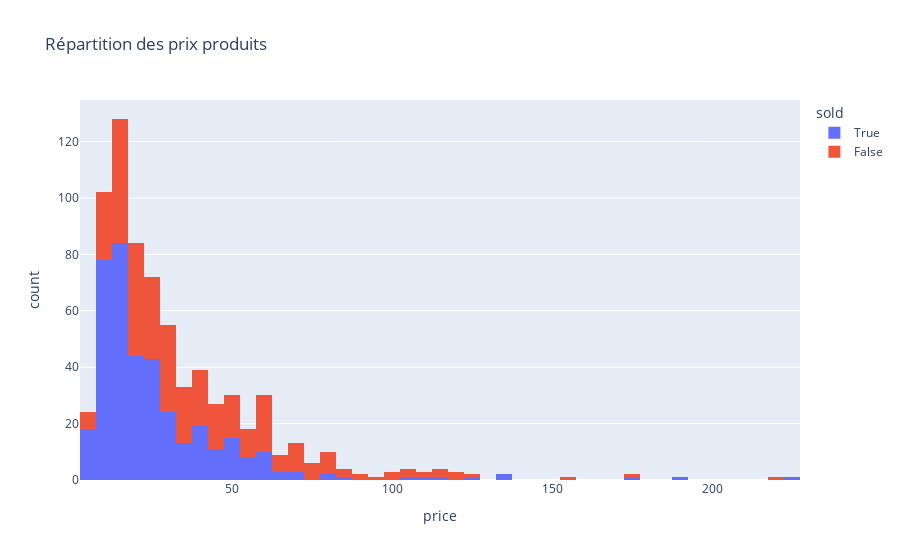

Notebook code for this chart:
### Code cell
# histogramme comparatif

df = total_base
fig = px.histogram(df, x="price", color="sold", title="Répartition des prix produits")
fig.show()

### Figure 1 — Plotly figure (JSON) as saved in the notebook; plotly's stock layout.template omitted (floating-point values rounded to 4 significant figures; data arrays with more than 128 entries replaced by an {"elided": "..."} marker saying what was removed)
{"data": [{"alignmentgroup": "True", "bingroup": "x", "hovertemplate": "sold=True<br>price=%{x}<br>count=%{y}<extra></extra>", "legendgroup": "True", "marker": {"color": "#636efa", "pattern": {"shape": ""}}, "name": "True", "offsetgroup": "True", "orientation": "v", "showlegend": true, "type": "histogram", "x": {"elided": "385 float values"}, "xaxis": "x", "yaxis": "y"}, {"alignmentgroup": "True", "bingroup": "x", "hovertemplate": "sold=False<br>price=%{x}<br>count=%{y}<extra></extra>", "legendgroup": "False", "marker": {"color": "#EF553B", "pattern": {"shape": ""}}, "name": "False", "offsetgroup": "False", "orientation": "v", "showlegend": true, "type": "histogram", "x": {"elided": "329 float values"}, "xaxis": "x", "yaxis": "y"}], "layout": {"barmode": "relative", "legend": {"title": {"text": "sold"}, "tracegroupgap": 0}, "title": {"text": "Répartition des prix produits"}, "xaxis": {"anchor": "y", "domain": [0, 1], "title": {"text": "price"}}, "yaxis": {"anchor": "x", "domain": [0, 1], "title": {"text": "count"}}}}
